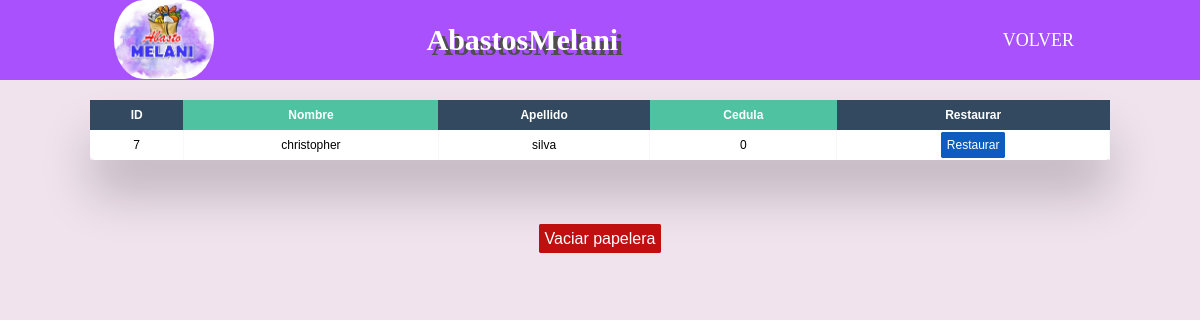
The page /cliedumb.php on the database its author committed.
### tables this page shows
CREATE TABLE `clientedumb` (
  `ID_cd` int(11) NOT NULL AUTO_INCREMENT,
  `name_cd` varchar(20) NOT NULL,
  `apel_cd` varchar(20) NOT NULL,
  `cedu_cd` int(11) NOT NULL,
  PRIMARY KEY (`ID_cd`)
);

### clases/cliedumb.php (called while the page is built, shortened)
<?php
class Nomina{
    private $con;
    public function __construct()
    {
        $this->con = mysqli_connect('localhost','root','','abastos_melani');
    }
    public function view(){
        $sql = "SELECT * FROM clientedumb";
        $datos = mysqli_query($this->con,$sql);
        include('view/clientedumb.php');
    }
}

### cliedumb.php (called while the page is built)
<?php include ('clases/cliedumb.php');
$resulta = new Nomina();
$resulta -> view();?>
<?php include('shared/footer.php');?>

### view/clientedumb.php (the view, shortened to what this page needs)
<!DOCTYPE html>
<html lang="es">
<head>
    <link rel="stylesheet" href="css/estilos_menu.css">
    <link rel="stylesheet" href="css/estilo_tablas.css">
    <link rel="stylesheet" href="css/botone.css">
</head>
<body>
<header class="content_header">
        <nav class="content_nav">
            <a href=""><img src="img/logo.png" alt="logo" class="nav_logo"></a>
            <div href="" class="nav_titulo">AbastosMelani</div>
            <ul class="nav_menu">
                <li class="nav_menu_item">
                    <a href="papelera.php" class="nav_menu_link nav_link">volver</a>
                </li>
            </ul>
        </nav>
    </header>
<div class="table-wrapper">
        <table class="fl-table">
            <thead>
                <tr>
                    <th>ID</th>
                    <th>Nombre</th>
                    <th>Apellido</th>
                    <th>Cedula</th>
                    <th>Restaurar</th>
                </tr>
            </thead>
    <tbody>
        <?php
            if(mysqli_num_rows($datos) > 0)
            {
                while($row = mysqli_fetch_array($datos))
                {
        ?>
            <tr>
                <td><?php  echo $row['ID_cd']?></td>
                <td><?php  echo $row['name_cd']?></td>
                <td><?php  echo $row['apel_cd']?></td>
                <td><?php  echo $row['cedu_cd']?></td>
                <td><a class="edit" href="restore_clie.php?id=<?php echo $row['ID_cd'] ?>" >Restaurar</a></td>
            </tr>
            <?php
                }
            }
            ?>
    </tbody>
</table>
</div>
<center><a class="delete" href="controlador/drop_clied.php">Vaciar papelera</a></center>

### css/estilos_menu.css (style rules this page uses)
* { margin: 0; box-sizing: border-box; }
body { padding: 90px 20px 0; }
.content_header { font-family: cursive; background: #a951fc; height: 80px; position: fixed; width: 100%; top: 0; left: 0; }
.content_nav { display: flex; justify-content: space-between; max-width: 992px; margin: 0 auto; }
.nav_logo { position: absolute; padding: 0 10px ; display: inline-block; width: 120px; border-radius: 100px; }
.nav_titulo { font-size: 30px; font-weight: bold; padding: 0 40px; line-height: 80px; color: #ffffff; text-shadow: 5px 5px 0 #4e4e4e; }
.nav_link { color: #ffffff; text-decoration: none; }
.nav_menu { display: flex; list-style: none; }
.nav_menu_item { font-size: 18px; margin: 0 10px; line-height: 80px; text-transform: uppercase; width: max-content; }
.nav_menu_link { padding: 8px 12px; border-radius: 3px; }

### css/estilo_tablas.css (style rules this page uses)
* { box-sizing: border-box; -webkit-box-sizing: border-box; -moz-box-sizing: border-box; }
body { font-family: Helvetica; -webkit-font-smoothing: antialiased; background: rgb(240, 227, 238); }
.table-wrapper { margin: 10px 70px 70px; box-shadow: 0px 35px 50px rgba( 0, 0, 0, 0.2 ); }
.fl-table { border-radius: 5px; font-size: 12px; font-weight: normal; border: none; border-collapse: collapse; width: 100%; max-width: 100%; white-space: nowrap; background-color: white; }
.fl-table td, .fl-table th { text-align: center; padding: 8px; }
.fl-table td { border-right: 1px solid #f8f8f8; font-size: 12px; }
.fl-table thead th { color: #ffffff; background: #4FC3A1; }
.fl-table thead th:nth-child(odd) { color: #ffffff; background: #324960; }

### css/botone.css (style rules this page uses)
.delete { text-decoration: none; border: 1px solid rgb(192, 15, 15); background-color: rgb(192, 15, 15); color: white; padding: 5px; border-radius: 2px; }
.edit { text-decoration: none; border: 1px solid rgb(15, 92, 192); background-color: rgb(15, 92, 192); color: white; padding: 5px; border-radius: 2px; }

### rows shown on the page
clientedumb: ID_cd "7", name_cd "christopher", apel_cd "silva", cedu_cd "0"
